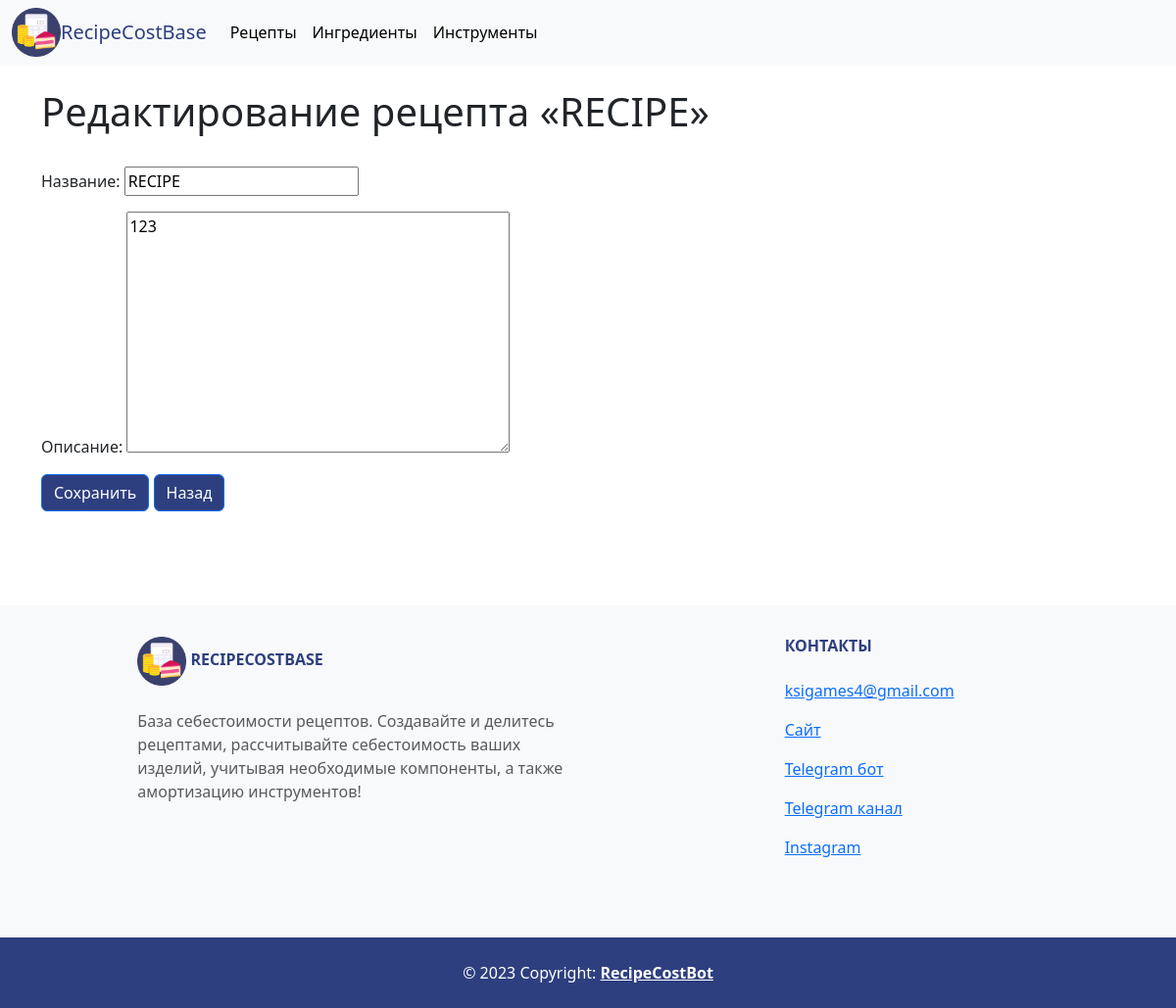
Page /core/recipe_update/2 on the earlier database version.
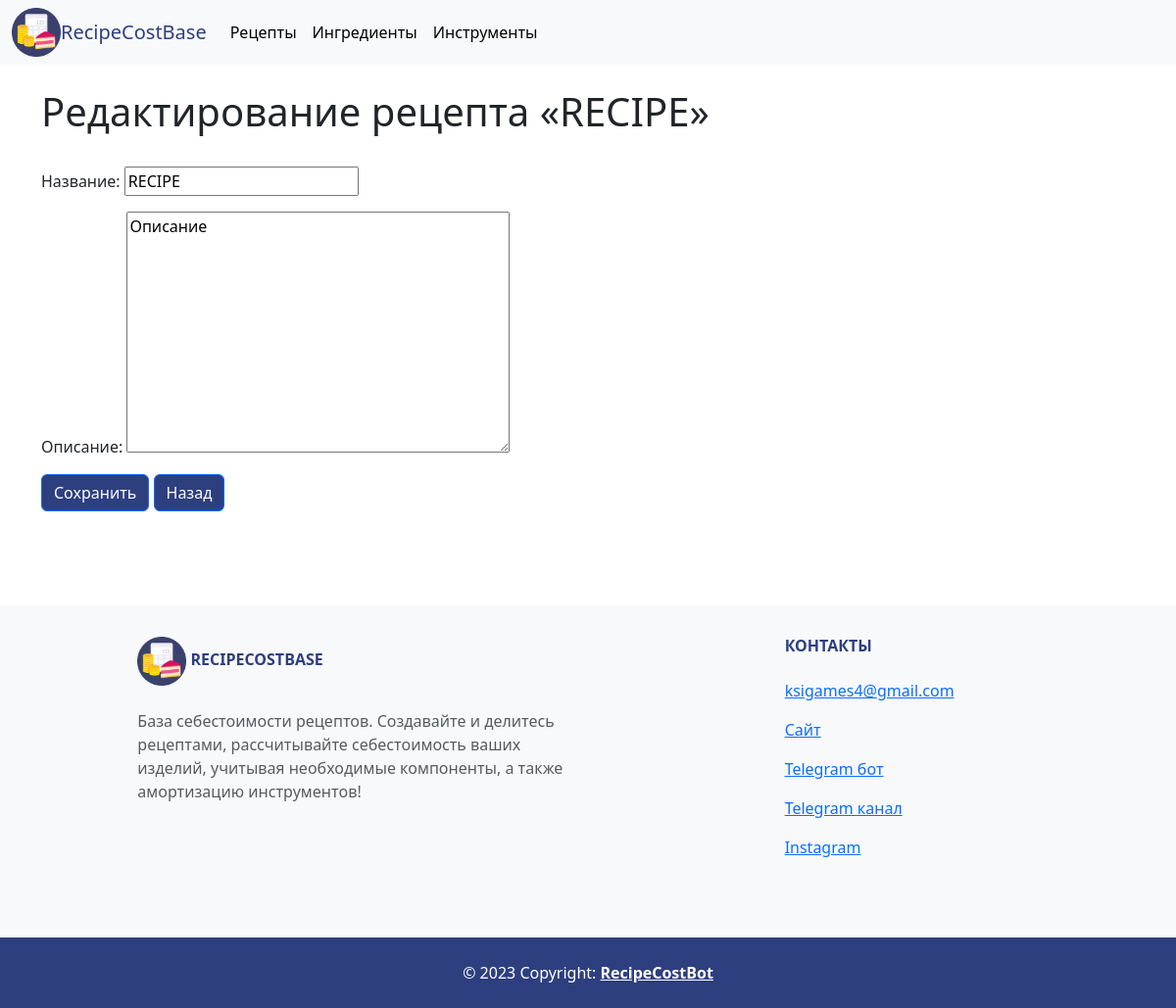
Same page on the later database version.
### core/models.py (models this page shows)
class Recipe(models.Model):
    name = models.CharField('Название', max_length=255)
    owner = models.ForeignKey(User, on_delete=models.CASCADE, null=True)
    description = models.TextField('Описание', null=True)
    components = models.ManyToManyField(Component, null=True, verbose_name='Ингредиенты', related_name='recipe')
    tools = models.ManyToManyField(Tool, null=True, verbose_name='Инструменты', related_name='recipe')
    count = models.IntegerField('Выход', default=1)
    primecost = models.FloatField('Себестоимость', null=True)
    parent = models.BooleanField(default=True)
    parent_id = models.IntegerField(null=True, default=0)

### core/views.py (the view)
# urls.py: path('recipe_update/<int:pk>', views.UpdateRecipe.as_view(), name='recipe_update'),
class UpdateRecipe(UpdateView):
    model = models.Recipe
    template_name = 'core/update_recipe.html'
    form_class = forms.CreateRecipe
    success_url = reverse_lazy('core:recipes')

### core/forms.py (shortened to what this page needs)
class CreateRecipe(forms.ModelForm):
    name = forms.CharField(label='Название', min_length=2)
    description = forms.CharField(label='Описание', widget=forms.Textarea, required=False)
    class Meta:
        model = models.Recipe
        fields = ('name', 'description', )

### core/templates/core/update_recipe.html (shortened to what this page needs)
{% extends "core/base.html" %}
{% block content %}
<div class="container">
    <h1>Редактирование рецепта «{{ recipe.name }}»</h1>
    <br>
    <form action="{% url 'core:recipe_update' recipe.pk %}" method="POST">
        {{ form.as_p }}
        <button type="submit" class="btn btn-primary" style="background-color: #2e3f7f; color: white;">Сохранить</button>
        <a href="{{ request.META.HTTP_REFERER }}" class="btn btn-primary" style="background-color: #2e3f7f; color: white;">Назад</a>
    </form>
    <br>
</div>
{% endblock %}

Differences in the rows shown:
changed Recipe "RECIPE": description "123" → "Описание"
